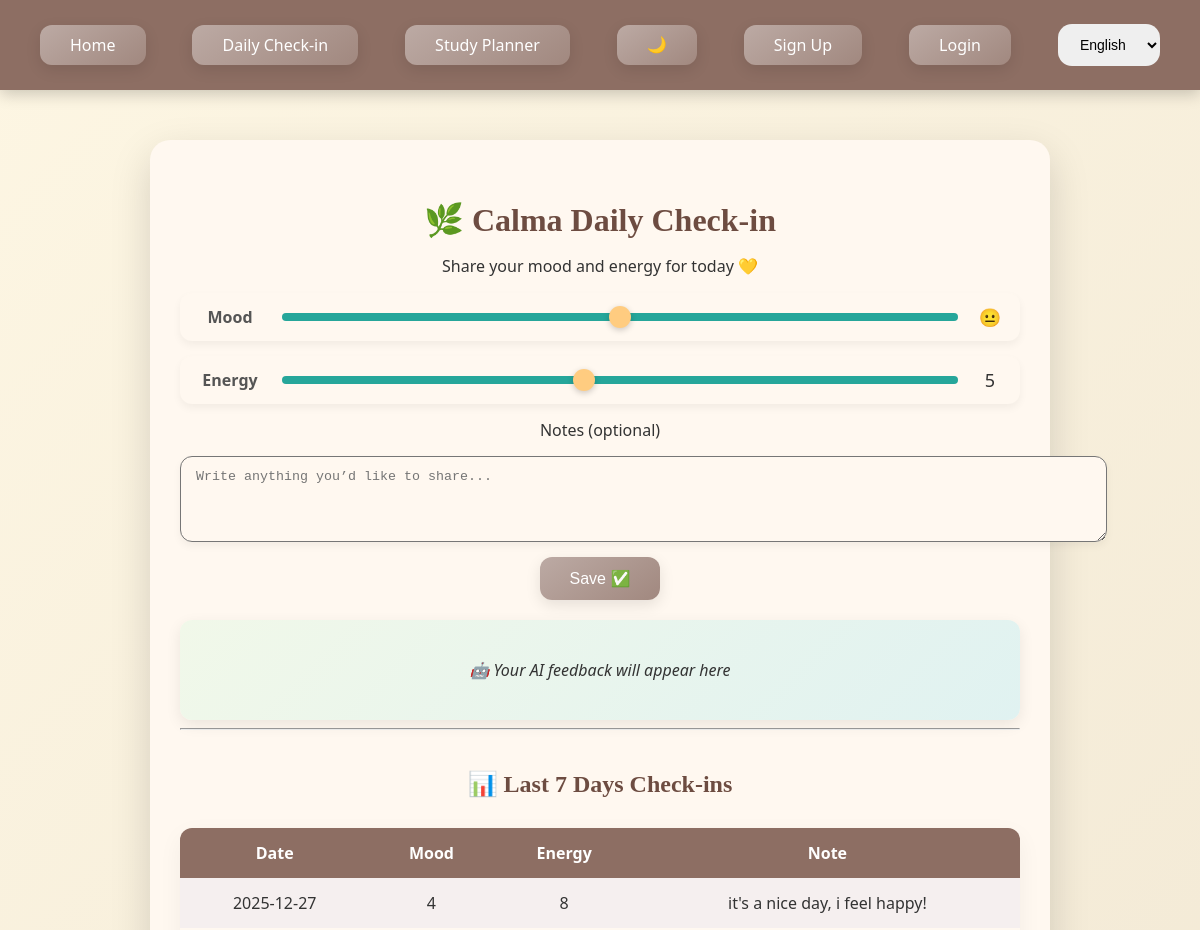
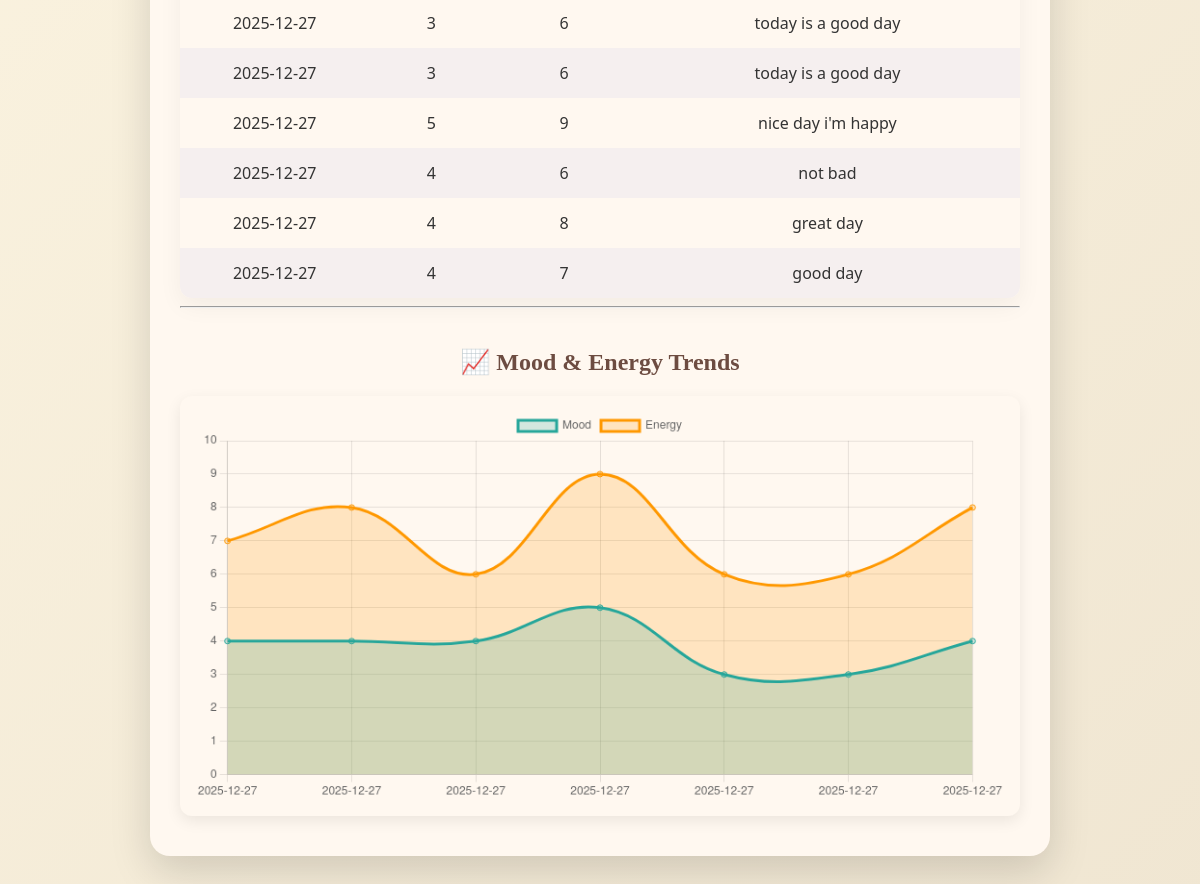
Page /checkin/ on the committed database (2 pictures, top to bottom).
### planner/models.py (models this page shows, shortened)
class DailyCheckin(models.Model):
    mood = models.IntegerField()      # من 1 لـ 5
    energy = models.IntegerField()    # من 1 لـ 10
    note = models.TextField(blank=True)
    created_at = models.DateTimeField(default=timezone.now)

### planner/views.py (the view, shortened to what this page needs)
# urls.py: path('checkin/', checkin_history, name='checkin_history'),
def checkin_history(request):
    ai_feedback = None
    last_entries = DailyCheckin.objects.order_by('-created_at')[:7]
    return render(request, 'planner/daily_checkin.html', {
        'last_entries': last_entries,
        'ai_feedback': ai_feedback
    })

### planner/templates/planner/daily_checkin.html (shortened to what this page needs)
{% extends 'planner/base.html' %}
{% load static %}
{% block content %}
<div class="checkin-container">
    <h1>🌿 Calma Daily Check-in</h1>
    <p>Share your mood and energy for today 💛</p>
<form id="checkin-form" method="post">
    <div class="slider-container">
        <label for="mood">Mood</label>
        <input type="range" id="mood" name="mood" min="1" max="5" value="3">
        <span id="mood-emoji">😐</span>
    </div>
    <div class="slider-container">
        <label for="energy">Energy</label>
        <input type="range" id="energy" name="energy" min="1" max="10" value="5">
        <span id="energy-value">5</span>
    </div>
    <div class="notes-container">
        <label>Notes (optional)</label>
        <textarea name="note" rows="4" cols="110"   placeholder="Write anything you’d like to share..."class="slider-container"style="position:center;"></textarea>
    </div>
    <button type="submit">Save ✅</button>
</form>
<div class="ai-box" id="ai-box">
    {% if ai_feedback %}
        {{ ai_feedback }}
    {% else %}
        🤖 Your AI feedback will appear here
    {% endif %}
</div>
    <hr>
    <h2>📊 Last 7 Days Check-ins</h2>
    <table>
        <tr>
            <th>Date</th>
            <th>Mood</th>
            <th>Energy</th>
            <th>Note</th>
        </tr>
        {% for entry in last_entries %}
        <tr>
            <td>{{ entry.created_at|date:"Y-m-d" }}</td>
            <td>{{ entry.mood }}</td>
            <td>{{ entry.energy }}</td>
            <td>{{ entry.note|default:"-" }}</td>
        </tr>
        {% empty %}
        <tr><td colspan="4">No check-ins yet.</td></tr>
        {% endfor %}
    </table>
    <hr>
    <h2>📈 Mood & Energy Trends</h2>
    <canvas id="trendChart"></canvas>
</div>
<script>
const ctx = document.getElementById('trendChart').getContext('2d');
new Chart(ctx, {
    type: 'line',
    data: {
        labels: [
            {% for entry in last_entries reversed %}
                "{{ entry.created_at|date:'Y-m-d' }}",
            {% endfor %}
        ],
        datasets: [
            {
                label: 'Mood',
                data: [{% for entry in last_entries reversed %}{{ entry.mood }},{% endfor %}],
                borderColor: '#26a69a',
                backgroundColor: 'rgba(38,166,154,0.2)',
                fill: true,
                tension: 0.4
            },
            {
                label: 'Energy',
                data: [{% for entry in last_entries reversed %}{{ entry.energy }},{% endfor %}],
                borderColor: '#ff9800',
                backgroundColor: 'rgba(255,152,0,0.2)',
                fill: true,
                tension: 0.4
            }
        ]
    },
    options: {
        responsive: true,
        scales: {
            y: { beginAtZero: true, max: 10 }
        }
    }
});
</script>
{% endblock %}

### planner/templates/planner/base.html (shortened to what this page needs)
{% load static %}
<!DOCTYPE html>
<html lang="en">
<head>
    <link rel="stylesheet" href="{% static 'planner/style.css' %}">
</head>
<body>
<nav class="navbar">
        <a href="{% url 'home' %}" class="planner-btn">Home</a>
        <a href="{% url 'checkin_history' %}" class="planner-btn">Daily Check-in</a>
        <a href="{% url 'study_planner' %}" class="planner-btn">Study Planner</a>
<button id="night-mode-toggle" class="planner-btn">🌙</button>
        <a href="/signup/" class="planner-btn">Sign Up</a>
        <a href="/login/" class="planner-btn">Login</a>
        <div class="language-switcher">
            <select id="language-select">
                <option value="en" selected>English</option>
            </select>
            </div>
</nav>
<div class="container">
    {% block content %}
    {% endblock %}
</div>
</body>
</html>

### planner/static/planner/style.css (style rules this page uses)
body { font-family: 'Segoe UI', Tahoma, Geneva, Verdana, sans-serif; background: linear-gradient(135deg, #fdf6e3, #f0e6d2); color: #333; margin: 0; padding: 0; transition: background 0.3s ease; }
.navbar { position: fixed; top: 0; left: 0; width: 100%; height: 90px; background-color: #8d6e63; padding: 0 40px; display: flex; justify-content: space-between; align-items: center; z-index: 1000; box-shadow: 0 4px 15px rgba(0,0,0,0.2); box-sizing: border-box; }
.planner-btn { padding: 14px 26px; border-radius: 16px; background: rgba(255,255,255,0.25); color: white; text-decoration: none; font-size: 15px; line-height: 1; display: flex; align-items: center; justify-content: center; transition: all 0.3s ease; }
.language-switcher select { padding: 12px 18px; border-radius: 14px; border: none; font-size: 14px; cursor: pointer; }
.container { margin-top: 120px; }
.container { max-width: 900px; margin: 140px auto 80px auto; padding: 40px 30px; background: #fff8f0; border-radius: 20px; box-shadow: 0 15px 40px rgba(0,0,0,0.15); text-align: center; box-sizing: border-box; }
h1, h2 { font-family: 'Georgia', serif; color: #6d4c41; }
h1 { margin-bottom: 10px; }
h2 { margin: 40px 0 15px; }
button, .planner-btn { background: linear-gradient(145deg, #bcaaa4, #a1887f); color: white; border: none; padding: 12px 30px; border-radius: 12px; cursor: pointer; font-size: 1rem; box-shadow: 0 5px 15px rgba(0,0,0,0.1); transition: all 0.3s ease; }
.slider-container { display: flex; align-items: center; gap: 15px; margin: 15px 0; padding: 12px 15px; background-color: #fff8f0; border-radius: 12px; box-shadow: 0 4px 8px rgba(0,0,0,0.05); transition: transform 0.2s ease, box-shadow 0.2s ease; }
.slider-container label { min-width: 70px; font-weight: 600; color: #555; }
.slider-container input[type="range"] { flex: 1; -webkit-appearance: none; height: 8px; border-radius: 5px; background: #26a69a; outline: none; transition: background 0.3s ease; }
.slider-container span { min-width: 30px; text-align: center; font-size: 18px; }
.ai-box { margin-top: 20px; padding: 20px; background: linear-gradient(135deg, #f1f8e9, #e0f2f1); border-radius: 12px; font-style: italic; font-weight: 500; box-shadow: 0 5px 15px rgba(0,0,0,0.08); position: relative; min-height: 60px; display: flex; align-items: center; justify-content: center; }
table { width: 100%; border-collapse: collapse; margin-top: 30px; border-radius: 12px; overflow: hidden; box-shadow: 0 8px 25px rgba(0,0,0,0.05); }
th, td { border: none; padding: 14px; text-align: center; }
th { background-color: #8d6e63; color: white; font-size: 16px; }
tr:nth-child(even) { background-color: #f5efef; }
canvas { margin-top: 20px; border-radius: 12px; background: #fff8f0; box-shadow: 0 5px 15px rgba(0,0,0,0.08); padding: 15px; }

### rows in the picture
DailyCheckin: created_at "2025-12-27", mood "4", energy "8", note "it's a nice day, i feel happy!"
DailyCheckin: created_at "2025-12-27", mood "3", energy "6", note "today is a good day"
DailyCheckin: created_at "2025-12-27", mood "3", energy "6", note "today is a good day"
DailyCheckin: created_at "2025-12-27", mood "5", energy "9", note "nice day i'm happy"
DailyCheckin: created_at "2025-12-27", mood "4", energy "6", note "not bad"
DailyCheckin: created_at "2025-12-27", mood "4", energy "8", note "great day"
DailyCheckin: created_at "2025-12-27", mood "4", energy "7", note "good day"

### other values in the picture
chart data {{ entry.created_at|date:'Y-m-d' }} 2025-12-27, 2025-12-27, 2025-12-27, 2025-12-27, 2025-12-27, 2025-12-27, 2025-12-27
chart data {{ entry.mood }} 4, 4, 4, 5, 3, 3, 4
chart data {{ entry.energy }} 7, 8, 6, 9, 6, 6, 8
